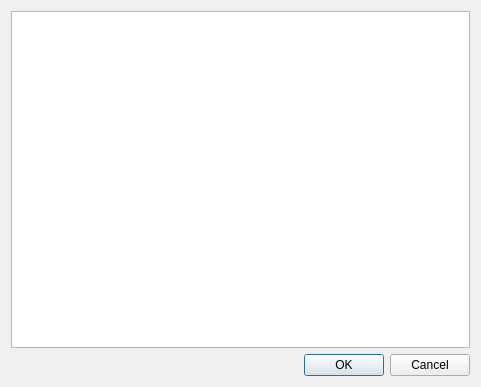
<?xml version="1.0" encoding="UTF-8"?>
<ui version="4.0">
 <class>Dialog</class>
 <widget class="QDialog" name="Dialog">
  <property name="geometry">
   <rect>
    <x>0</x>
    <y>0</y>
    <width>481</width>
    <height>387</height>
   </rect>
  </property>
  <property name="windowTitle">
   <string>Dialog</string>
  </property>
  <layout class="QVBoxLayout" name="verticalLayout">
   <item>
    <widget class="QListView" name="listView"/>
   </item>
   <item>
    <widget class="QDialogButtonBox" name="buttonBox">
     <property name="standardButtons">
      <set>QDialogButtonBox::Cancel|QDialogButtonBox::Ok</set>
     </property>
    </widget>
   </item>
  </layout>
 </widget>
 <resources/>
 <connections/>
</ui>
